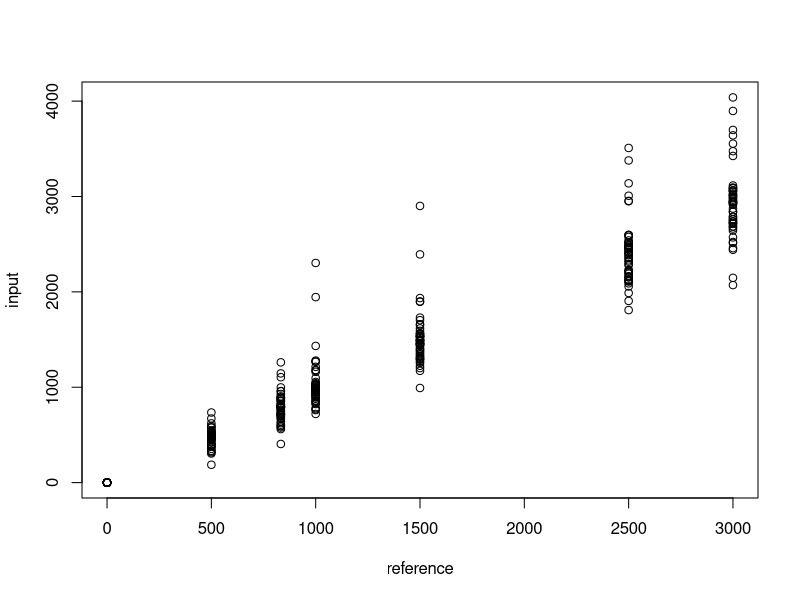
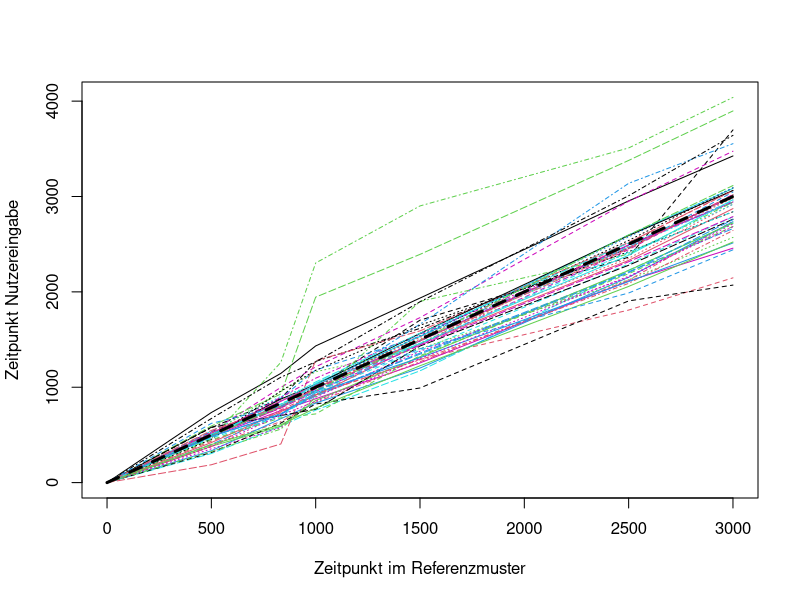
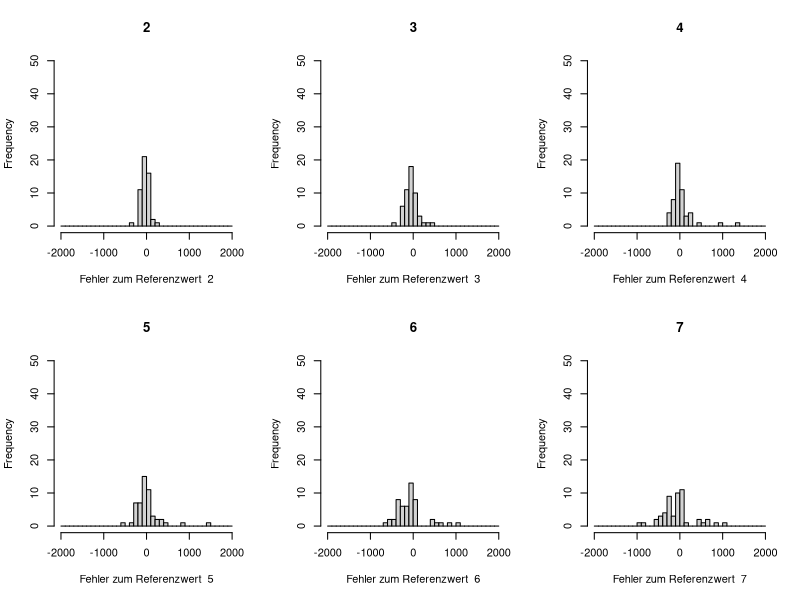
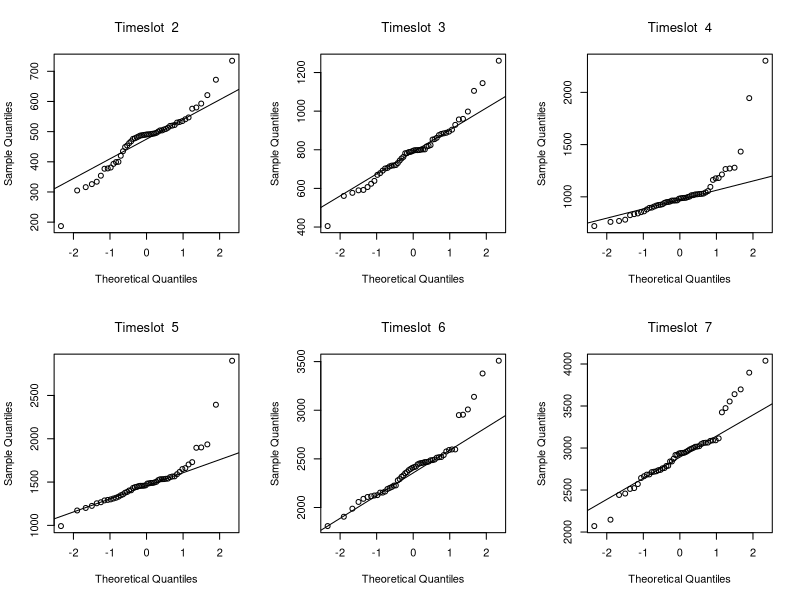

Source code (R) for these figures, in order: (Note: this script raises an error after producing the figures.)
getwd()

d = read.csv("last-try-per-person.csv", header=FALSE)

reference =  c(0,500,833,1000,1500,2500,3000)

# Abweichung zu Referenz Plot 1
r = data.frame(
	id = 1:nrow(d),
	reference = rep(reference,each= nrow(d)),
	input = unlist(d)
);
plot(input ~ reference  ,r )

# Abweichung zu Referenz Plot 2
r$error =r$input - r$reference
d = t(d)
matplot(reference,d, type="l",
	xlab="Zeitpunkt im Referenzmuster",
	ylab="Zeitpunkt Nutzereingabe"
)
lines(reference,reference, 
	lwd=3, lty="dashed"
)

# Plot und Test auf Normalverteilung
par(mfrow=c(2,3))
for (i in 2:7) {
hist(d[i,] - reference[i],breaks=seq(-2000,2000,by=100),
	main=i,
	xlab=paste("Fehler zum Referenzwert ",i),
	xlim=c(-2000,2000),
	ylim=c(0,50),
)
}

#Keine Normalverteilung
par(mfrow=c(2,3))
dataset = t(d);
for (col in 2:7) {
qqnorm(dataset[,col], main = bquote("Timeslot " ~ .(col)))
qqline(dataset[,col])
}

# Verlauf und Abweichung über die Zeit
summary(t(dcorr))

par(mfrow=c(1,1))
matplot(reference, dcorr - reference,lty=1 ,type="b",
	main="Fehler zum Referenzwert"
)

#Varianz und Standardabweichung
1/apply(abs(dcorr-reference), 1, sd)
apply(abs(dcorr-reference), 1, var)

# Skalierung auf letzten Wert
for (row in 1:ncol(dcorr)) {
  linecorr = dcorr[,row] / (dcorr[7,row]/3000)
  if(all(linecorr <= reference*1.3 & linecorr >= reference*0.7))
	  dcorr[, row] = linecorr
  else
    dcorr[, row] = NA
}
dcorr = t(na.omit(t(dcorr)))

matplot(reference, dcorr - reference, pch=1, col=1,lty=1 ,type="b",
	main="Skalierung auf den Referenzwert am Ende"
)
#Varianz und Standardabweichung nach Skalierung
1/apply(abs(dcorr-reference), 1, sd)
apply(abs(dcorr-reference), 1, var)

#Nach Skalierung sollte es eine Normalverteilung sein
par(mfrow=c(2,3))
dataset = t(dcorr);
for (col in 2:6) {
  qqnorm(dataset[,col], main = bquote("Timeslot " ~ .(col)))
  qqline(dataset[,col])
}

###### Default Grenzen für KnockLock ableiten 
par(mfrow=c(1,1))
deviation = apply(dcorr - reference,1, sd)
deviation
plot(reference,deviation)

bounds = cbind(+deviation, -deviation)
bounds
boxplot(t(bounds) , xlab="Values", ylab="Bounds")

mean(deviation[2:6])
